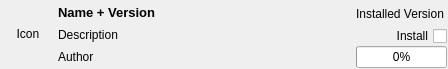
<?xml version="1.0" encoding="UTF-8"?>
<ui version="4.0">
 <class>librepcb::library::manager::RepositoryLibraryListWidgetItem</class>
 <widget class="QWidget" name="librepcb::library::manager::RepositoryLibraryListWidgetItem">
  <property name="geometry">
   <rect>
    <x>0</x>
    <y>0</y>
    <width>448</width>
    <height>69</height>
   </rect>
  </property>
  <property name="windowTitle">
   <string>Form</string>
  </property>
  <layout class="QHBoxLayout" name="horizontalLayout" stretch="0,1,0,0">
   <property name="spacing">
    <number>0</number>
   </property>
   <property name="leftMargin">
    <number>3</number>
   </property>
   <property name="topMargin">
    <number>1</number>
   </property>
   <property name="rightMargin">
    <number>1</number>
   </property>
   <property name="bottomMargin">
    <number>1</number>
   </property>
   <item>
    <widget class="QLabel" name="lblIcon">
     <property name="sizePolicy">
      <sizepolicy hsizetype="Fixed" vsizetype="Fixed">
       <horstretch>0</horstretch>
       <verstretch>0</verstretch>
      </sizepolicy>
     </property>
     <property name="minimumSize">
      <size>
       <width>50</width>
       <height>50</height>
      </size>
     </property>
     <property name="maximumSize">
      <size>
       <width>50</width>
       <height>50</height>
      </size>
     </property>
     <property name="text">
      <string>Icon</string>
     </property>
     <property name="scaledContents">
      <bool>true</bool>
     </property>
     <property name="alignment">
      <set>Qt::AlignCenter</set>
     </property>
    </widget>
   </item>
   <item>
    <layout class="QVBoxLayout" name="verticalLayout">
     <property name="spacing">
      <number>0</number>
     </property>
     <property name="leftMargin">
      <number>5</number>
     </property>
     <item>
      <widget class="QLabel" name="lblName">
       <property name="sizePolicy">
        <sizepolicy hsizetype="Preferred" vsizetype="Preferred">
         <horstretch>1</horstretch>
         <verstretch>0</verstretch>
        </sizepolicy>
       </property>
       <property name="maximumSize">
        <size>
         <width>500</width>
         <height>16777215</height>
        </size>
       </property>
       <property name="font">
        <font>
         <pointsize>10</pointsize>
         <weight>75</weight>
         <bold>true</bold>
        </font>
       </property>
       <property name="text">
        <string>Name + Version</string>
       </property>
      </widget>
     </item>
     <item>
      <widget class="QLabel" name="lblDescription">
       <property name="sizePolicy">
        <sizepolicy hsizetype="Preferred" vsizetype="Preferred">
         <horstretch>1</horstretch>
         <verstretch>0</verstretch>
        </sizepolicy>
       </property>
       <property name="maximumSize">
        <size>
         <width>500</width>
         <height>16777215</height>
        </size>
       </property>
       <property name="text">
        <string>Description</string>
       </property>
      </widget>
     </item>
     <item>
      <widget class="QLabel" name="lblAuthor">
       <property name="sizePolicy">
        <sizepolicy hsizetype="Preferred" vsizetype="Preferred">
         <horstretch>1</horstretch>
         <verstretch>0</verstretch>
        </sizepolicy>
       </property>
       <property name="maximumSize">
        <size>
         <width>500</width>
         <height>16777215</height>
        </size>
       </property>
       <property name="text">
        <string>Author</string>
       </property>
      </widget>
     </item>
    </layout>
   </item>
   <item>
    <spacer name="horizontalSpacer">
     <property name="orientation">
      <enum>Qt::Horizontal</enum>
     </property>
     <property name="sizeType">
      <enum>QSizePolicy::Expanding</enum>
     </property>
     <property name="sizeHint" stdset="0">
      <size>
       <width>5</width>
       <height>20</height>
      </size>
     </property>
    </spacer>
   </item>
   <item>
    <layout class="QVBoxLayout" name="verticalLayout_2">
     <property name="spacing">
      <number>0</number>
     </property>
     <item>
      <widget class="QLabel" name="lblInstalledVersion">
       <property name="sizePolicy">
        <sizepolicy hsizetype="Minimum" vsizetype="Preferred">
         <horstretch>0</horstretch>
         <verstretch>0</verstretch>
        </sizepolicy>
       </property>
       <property name="layoutDirection">
        <enum>Qt::RightToLeft</enum>
       </property>
       <property name="text">
        <string>Installed Version</string>
       </property>
      </widget>
     </item>
     <item>
      <widget class="QCheckBox" name="cbxDownload">
       <property name="layoutDirection">
        <enum>Qt::RightToLeft</enum>
       </property>
       <property name="text">
        <string>Install</string>
       </property>
      </widget>
     </item>
     <item>
      <widget class="QProgressBar" name="prgProgress">
       <property name="value">
        <number>0</number>
       </property>
      </widget>
     </item>
    </layout>
   </item>
  </layout>
 </widget>
 <resources/>
 <connections/>
</ui>
